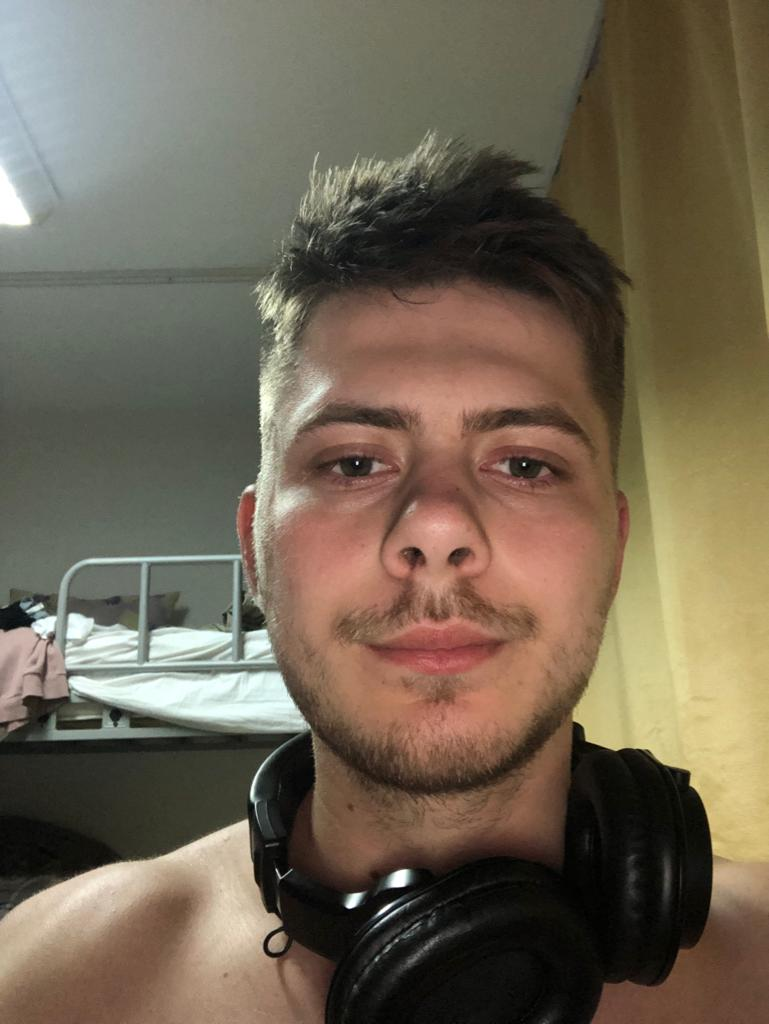
%> input picture test12.jpg, 769 x 1024 px
$ octave detector.m   (GNU Octave 9; MATLAB toolbox functions it lacks are replaced by stand-ins)
%> lines starting %> are read from the running program, lines starting %| are printed output that depends on the picture
%loading the video
the_Image      = rgb2gray(imread('test12.jpg'));
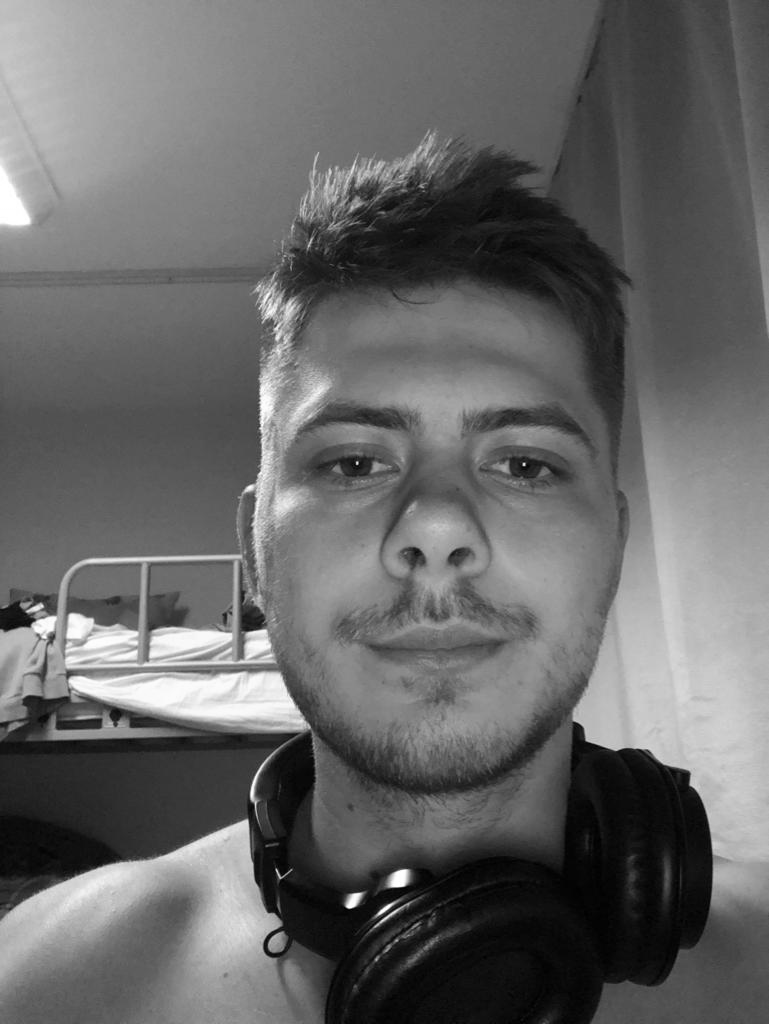
%> the_Image: size 1024x769 uint8; min 0, max 255, mean 102.7
[width, height] = size(the_Image);
%> width = 1024; height = 769

if width>320
the_Image = imresize(the_Image,[320 NaN]);
%> the_Image: size 320x241 uint8
end

% Create a cascade detector object.
faceDetector = vision.CascadeObjectDetector();

%finding the bounding box that encloses the face on video frame
face_Location = step(faceDetector, the_Image);
%> face_Location = [71 97 137 137]

% Draw the returned bounding box around the detected face.
the_Image = rgb2gray(insertShape(the_Image, 'Rectangle', face_Location));
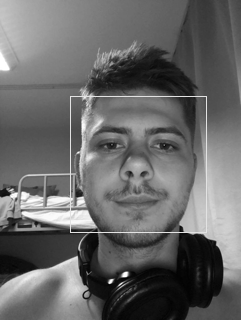
%> the_Image: size 320x241 uint8; min 1, max 255, mean 103.5
figure;
imshow(the_Image);
title('Detected face');
face = the_Image(face_Location(2):face_Location(2)+face_Location(4),face_Location(1):face_Location(1)+face_Location(3));
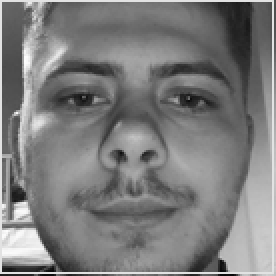
%> face: size 138x138 uint8 (shown 2 times larger); min 9, max 254, mean 124.1
figure
imshow(face);

$ run again, with test1.jpg copied over test12.jpg
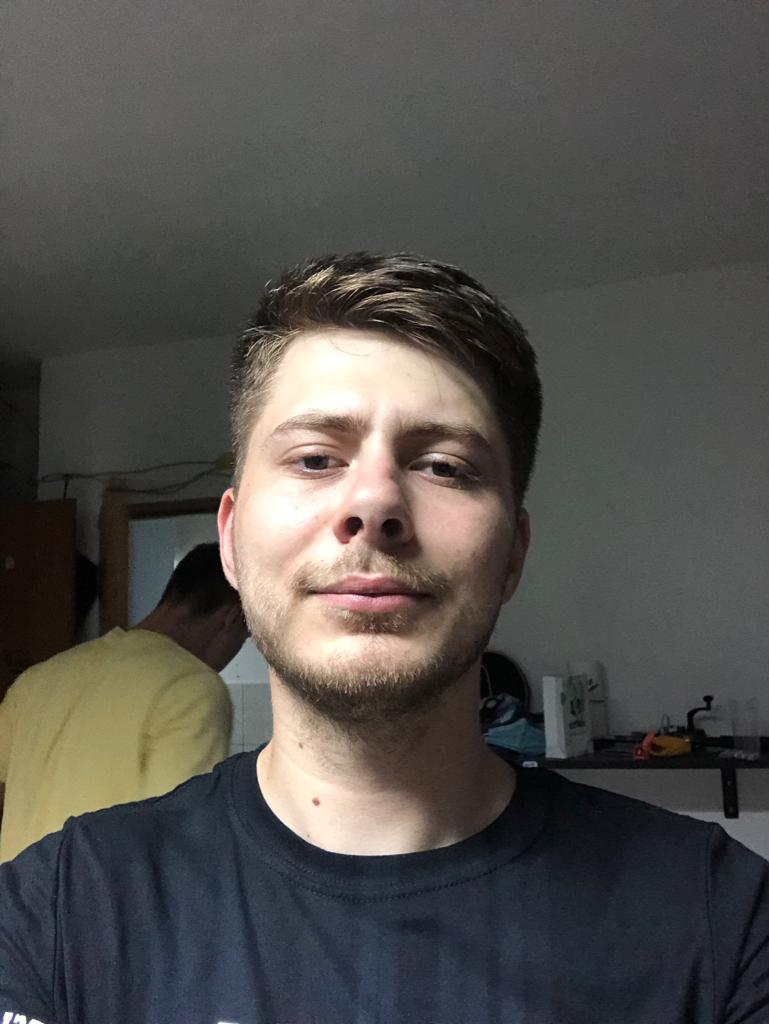
%> input picture test1.jpg, 769 x 1024 px
%> face_Location = [67 105 101 101]
%> `the_Image = rgb2gray(insertShape(the_Image, 'Rectangle', face_Location..`:
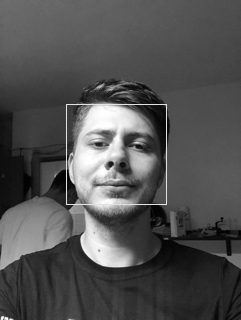
%> the_Image: size 320x241 uint8; min 0, max 255, mean 81.2
%> `face = the_Image(face_Location(2):face_Location(2)+face_Location(4),fa..`:
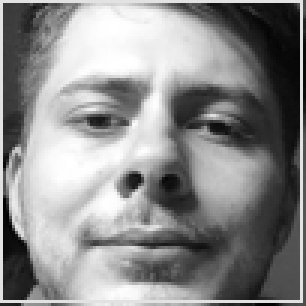
%> face: size 102x102 uint8 (shown 3 times larger); min 0, max 255, mean 139.6

$ run again, with test10.jpg copied over test12.jpg
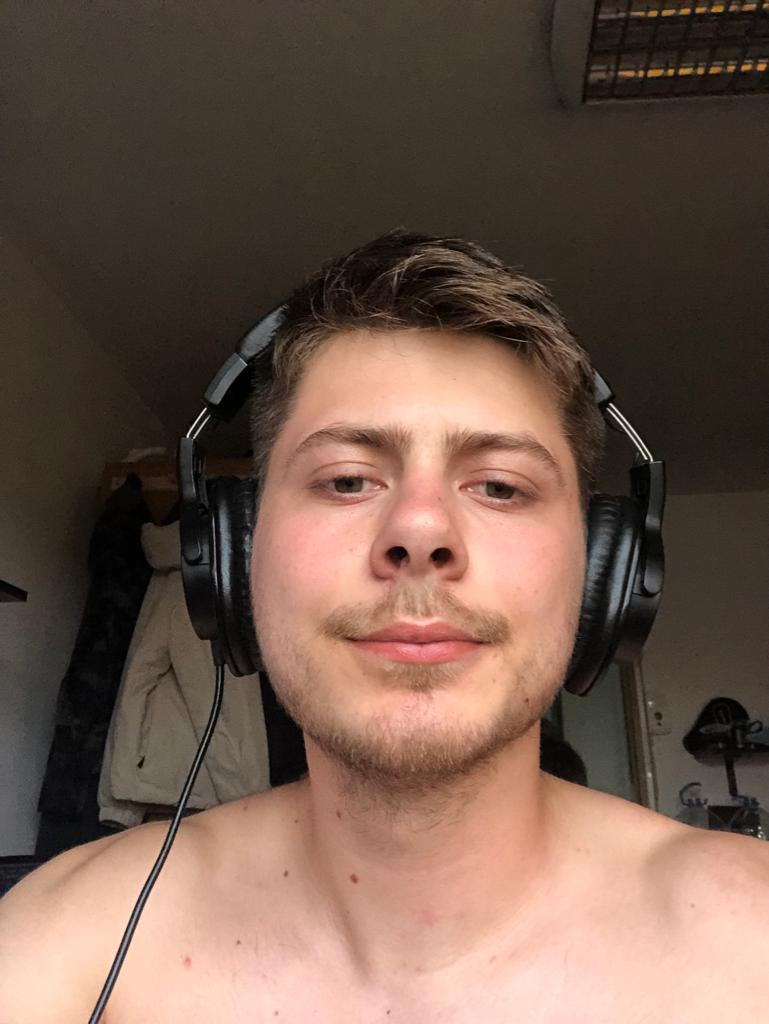
%> input picture test10.jpg, 769 x 1024 px
%> face_Location = [70 101 126 126]
%> `the_Image = rgb2gray(insertShape(the_Image, 'Rectangle', face_Location..`:
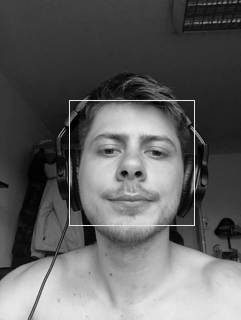
%> the_Image: size 320x241 uint8; min 0, max 235, mean 96.4
%> `face = the_Image(face_Location(2):face_Location(2)+face_Location(4),fa..`:
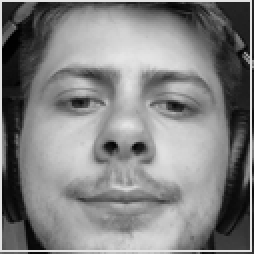
%> face: size 127x127 uint8 (shown 2 times larger); min 0, max 230, mean 130.7

$ run again, with test11.jpg copied over test12.jpg
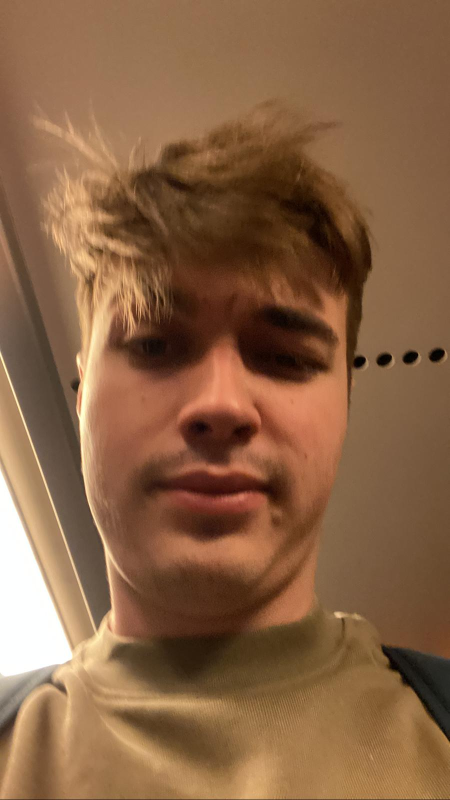
%> input picture test11.jpg, 900 x 1600 px (shown at 1/2 size)
%> face_Location = [20 89 134 134]
%> `the_Image = rgb2gray(insertShape(the_Image, 'Rectangle', face_Location..`:
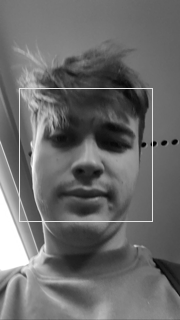
%> the_Image: size 320x180 uint8; min 0, max 255, mean 107.4
%> `face = the_Image(face_Location(2):face_Location(2)+face_Location(4),fa..`:
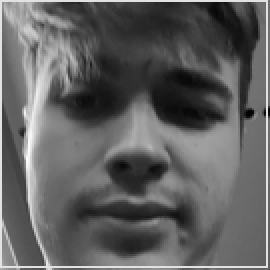
%> face: size 135x135 uint8 (shown 2 times larger); min 1, max 254, mean 96.7
